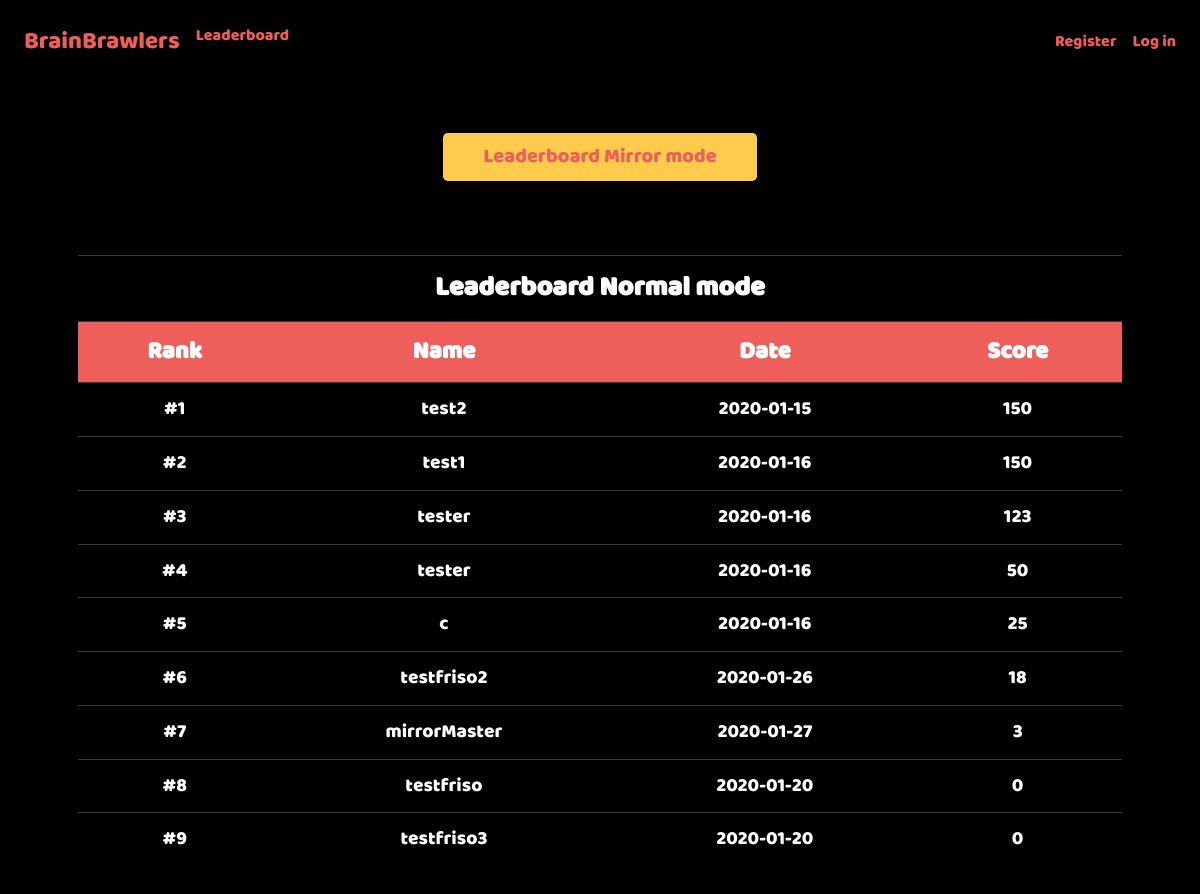
The page /leaderboard on the database as committed earlier.
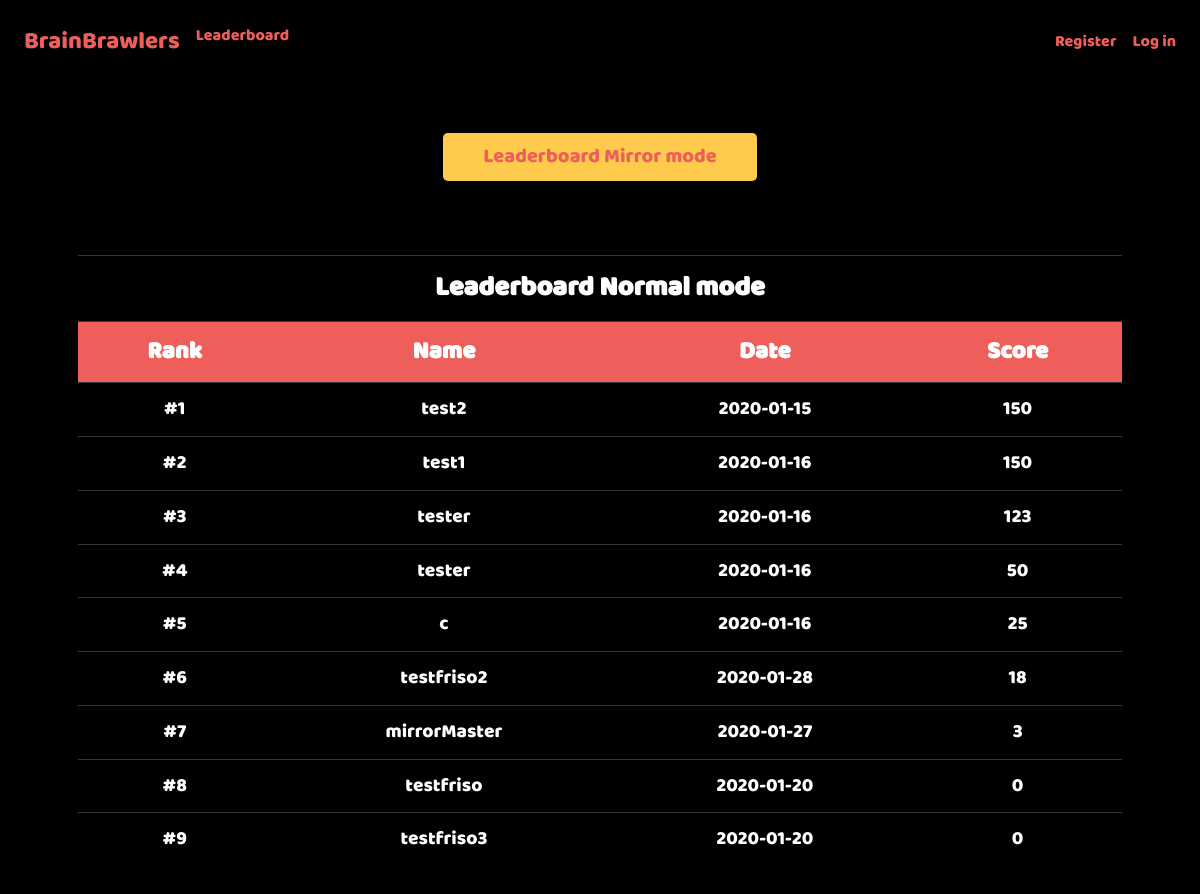
The same page on the database as committed later.
### tables this page shows
CREATE TABLE 'users' ('id' integer PRIMARY KEY AUTOINCREMENT NOT NULL, 'username' text NOT NULL, 'hash' text NOT NULL, 'highscore' integer NOT NULL, 'date'  date NOT NULL DEFAULT CURRENT_DATE  , 'highscore_mirror' integer);

### application.py (the view)
@app.route("/leaderboard")
def leaderboard():
    highscores = db.execute("SELECT * FROM users ORDER BY highscore DESC, date;")
    highscores = [(i+1, highscores[i]) for i in range(len(highscores))]
    if len(highscores) > 50:
        highscores = [(i, highscores[i]) for i in range(1, 51)]
    return render_template("game/leaderboard.html", highscores=highscores)

### application.py (called while the page is built)
@app.after_request
def after_request(response):
    response.headers["Cache-Control"] = "no-cache, no-store, must-revalidate"
    response.headers["Expires"] = 0
    response.headers["Pragma"] = "no-cache"
    return response

### templates/game/leaderboard.html (shortened to what this page needs)
{% extends "layout.html" %}
{% block css %}
<link href="/static/css/index_style.css" rel="stylesheet">
<link href="/static/css/leaderboard.css" rel="stylesheet">
{% endblock %}
{% block main %}
    <p>
        <br>
        <br>
    </p>
    <a href="/leaderboard_mirror"><button class="btn btn-lg" style="width:30%">Leaderboard Mirror mode</button></a>
    <p>
        <br>
        <br>
    </p>
    <table id=table class="table table-dark" style="width:100%">
        <tr>
            <th id="title" colspan="4">Leaderboard Normal mode</th>
        </tr>
        <tr>
            <th>Rank</th>
            <th>Name</th>
            <th>Date</th>
            <th>Score</th>
        </tr>
        <tr>
    {% for (rank, highscore) in highscores %}
            <td>#{{ rank }}</td>
            <td>{{ highscore.username }}</td>
            <td>{{ highscore.date }}</td>
            <td>{{ highscore.highscore }}</td>
        </tr>
    {% endfor %}
    </table>
{% endblock %}

Rows that differ between the two databases and show on the page:
changed users "testfriso2": date "2020-01-26" → "2020-01-28"
